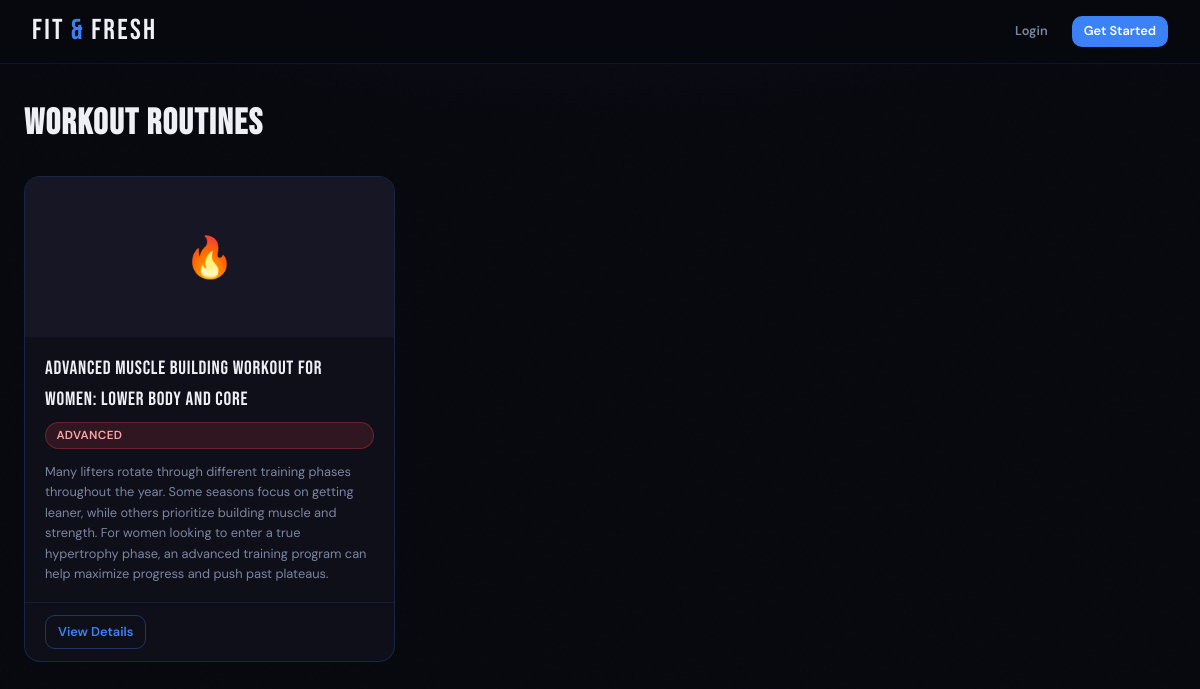
/workout-routines, run on an earlier commit of the app's database.
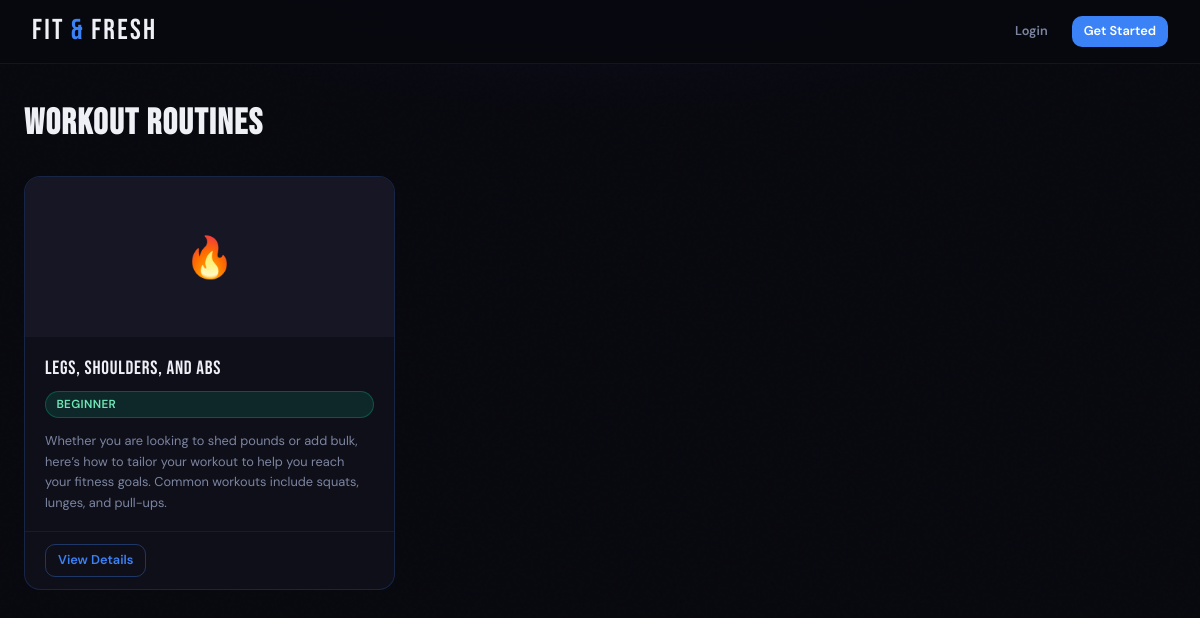
And on a later commit of the database.
### tables this page shows
CREATE TABLE workout_routine (id INTEGER PRIMARY KEY AUTOINCREMENT, name TEXT NOT NULL, description TEXT NOT NULL, difficulty TEXT, exercises_list TEXT NOT NULL, trainer_id INTEGER NOT NULL, FOREIGN KEY (trainer_id) REFERENCES user(id));

### App.py (the view)
@app.route("/workout-routines")
def workout_routines():
    conn = get_db()
    all_workout_routines = conn.execute("SELECT * FROM workout_routine").fetchall()
    conn.close()
    return render_template("workout_routines.html", routines = all_workout_routines)

### DB_Models.py (called while the page is built)
def get_db():
    os.makedirs(os.path.dirname(DB_PATH), exist_ok = True) #Creates the instance folder if it doesn't exist
    conn = sqlite3.connect(DB_PATH) #Connects to the database file
    conn.row_factory = sqlite3.Row #Allows columns to be accessed by name instead of index
    conn.execute("PRAGMA foreign_keys = ON") #Enforces foreign key constraints
    return conn

### templates/workout_routines.html (shortened to what this page needs)
{% extends "base.html" %}
{% block content %}
<div class="page">
    <div class="page-header">
        <h2>Workout Routines</h2>
    </div>
    {% if routines %}
    <div class="grid-3">
        {% for routine in routines %}
        <div class="content-card">
            <div class="content-card-img-placeholder">🔥</div>
            <div class="content-card-body">
                <div class="content-card-title">{{ routine.name }}</div>
                {% if routine.difficulty == "Beginner" %}
                    <span class="badge badge-beginner">{{ routine.difficulty }}</span>
                {% elif routine.difficulty == "Intermediate" %}
                    <span class="badge badge-intermediate">{{ routine.difficulty }}</span>
                {% else %}
                    <span class="badge badge-advanced">{{ routine.difficulty }}</span>
                {% endif %}
                <p class="content-card-meta" style="margin-top:0.4rem;">{{ routine.description }}</p>
            </div>
            <div class="content-card-footer">
                <a href="{{ url_for('routine_detail', routine_id=routine.id) }}" class="btn btn-outline btn-sm">View Details</a>
            </div>
        </div>
        {% endfor %}
    </div>
    {% else %}
    <div class="empty-state">
        <div class="empty-state-icon">🔥</div>
        <h3>No Routines Yet</h3>
        <p>Trainers haven't uploaded any workout routines yet.</p>
    </div>
    {% endif %}
</div>
{% endblock %}

What changed in the data, as far as the page shows it:
removed workout_routine: name "Advanced Muscle Building Workout for Women: LOWER BODY AND CORE", difficulty "ADVANCED", description "Many lifters rotate through different training phases throughout the year. Some seasons focus on getting leaner, while others prioritize building muscle and strength. For women looking to enter a true hypertrophy phase, an advanced training program can help maximize progress and push past plateaus."
added workout_routine: name "Legs, shoulders, and abs", difficulty "BEGINNER", description "Whether you are looking to shed pounds or add bulk, here’s how to tailor your workout to help you reach your fitness goals. Common workouts include squats, lunges, and pull-ups."
